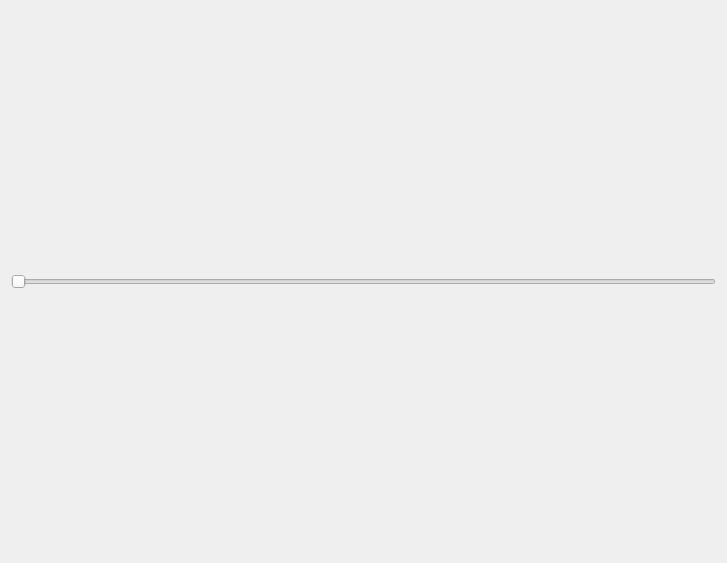
<?xml version="1.0" encoding="UTF-8"?>
<ui version="4.0">
 <class>Cavas</class>
 <widget class="QWidget" name="Cavas">
  <property name="geometry">
   <rect>
    <x>0</x>
    <y>0</y>
    <width>727</width>
    <height>563</height>
   </rect>
  </property>
  <property name="windowTitle">
   <string>Form</string>
  </property>
  <layout class="QGridLayout" name="gridLayout">
   <item row="0" column="0">
    <widget class="QSlider" name="ThresHold">
     <property name="orientation">
      <enum>Qt::Horizontal</enum>
     </property>
    </widget>
   </item>
  </layout>
 </widget>
 <resources/>
 <connections/>
</ui>
